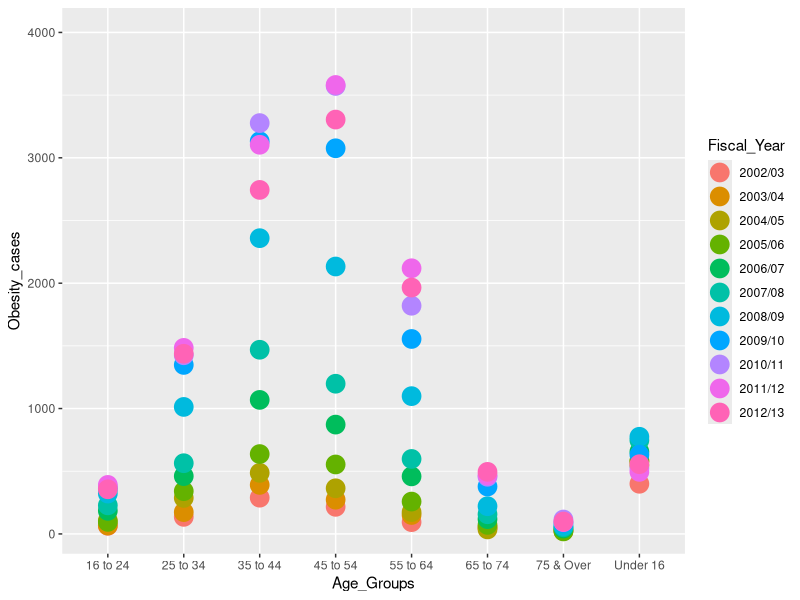
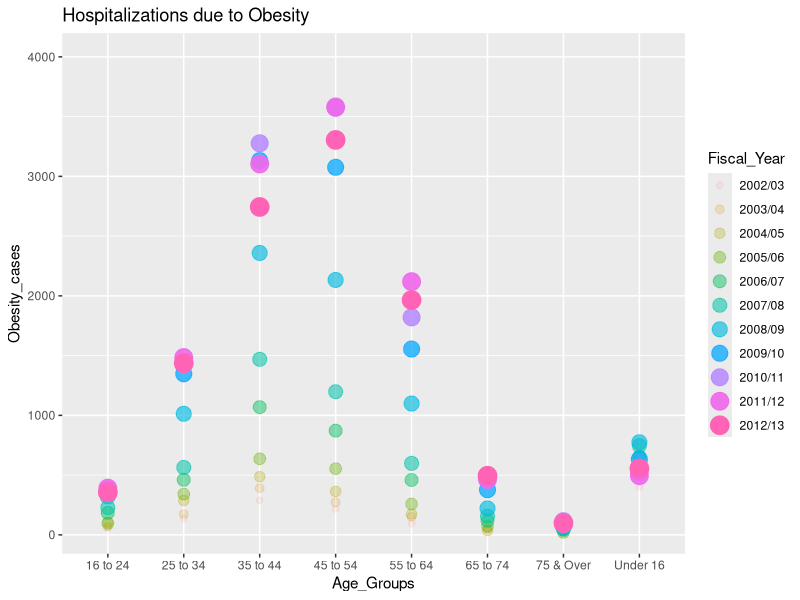
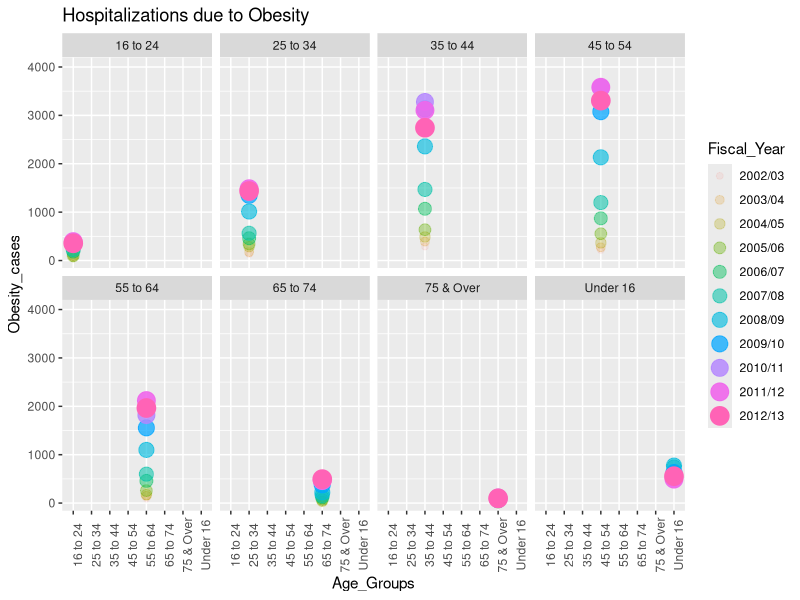
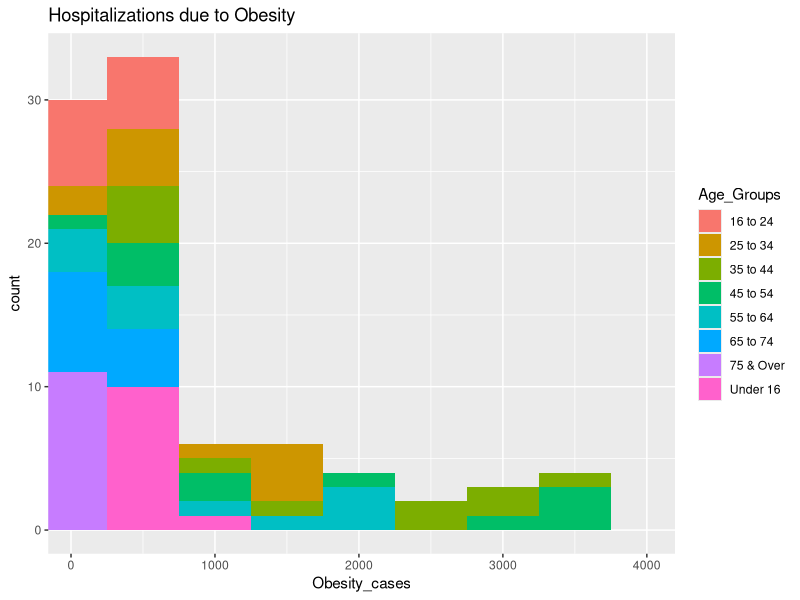
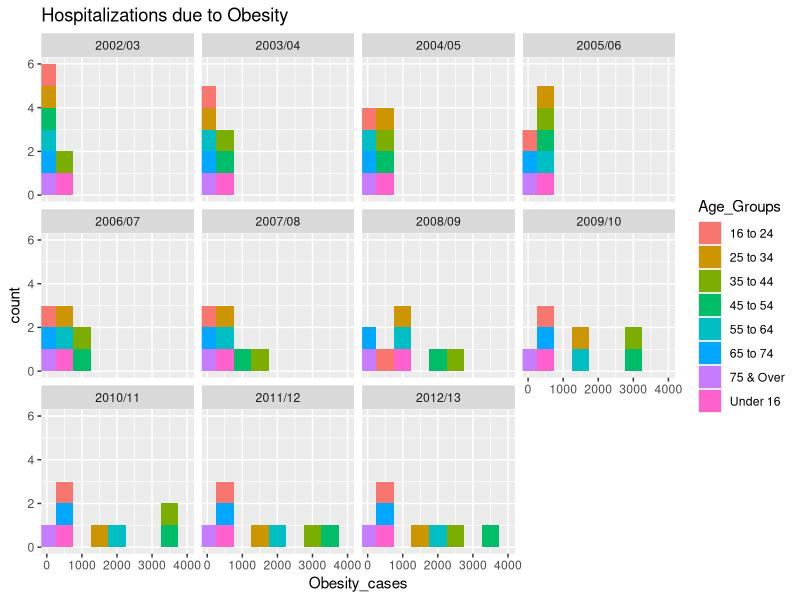
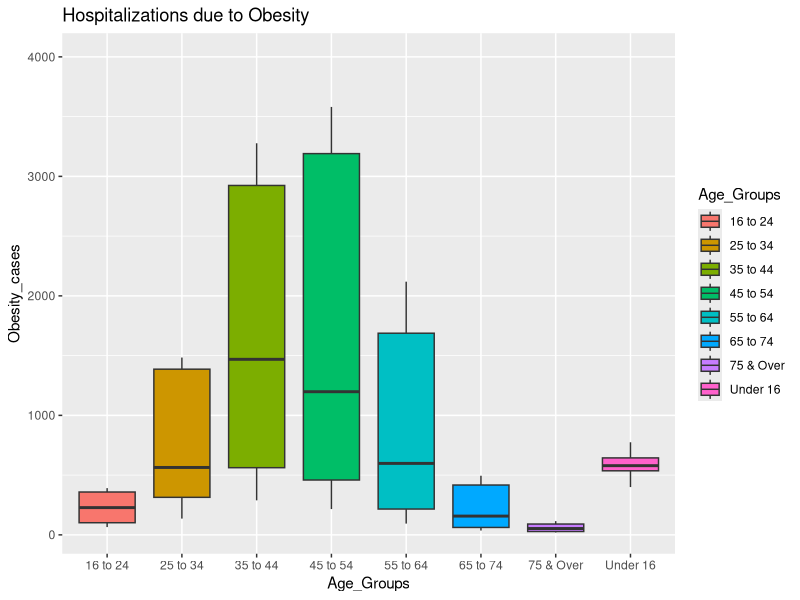
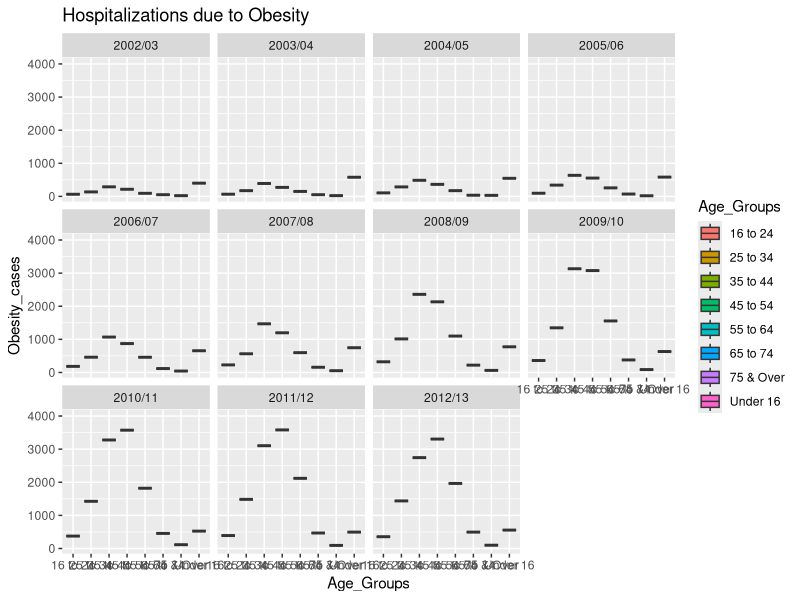

R code for these plots, in order: (Note: this script raises an error after producing the figures.)
## ---- chunk 1
knitr::opts_chunk$set(echo = TRUE)
## ---- chunk 2
library(tidyverse)
library(dplyr)

Obesity1<- read.csv("obes-phys-acti-diet-eng-2014-tab_csv.csv",header =TRUE, stringsAsFactors= FALSE, skip=37, nrows= 13)
str(Obesity1)
colnames(Obesity1)
Obesity2<-Obesity1 %>% rename(Fiscal_Year= X, "Under 16" = Under.16,
                             "16 to 24"= X16.24, "25 to 34" = X25.34,
                             "35 to 44" = X35.44,"45 to 54" = X45.54,
                             "55 to 64" = X55.64,"65 to 74" = X65.74,
                             "75 & Over" = X75.and.over) %>%
  select(1:10) %>% slice(-1)
Obesity3<-Obesity2%>% 
  slice(-12) %>%
  gather(key="Age_Groups", value="Obesity_cases", -1,-2, na.rm=TRUE)

## Used global substitution function to change the character strings into numeric inroder to analyze them. dplyr as.numeric did not work well with numbers withi rows that have a comma(,) in them i.e.2,567

Obesity3$Total<-as.numeric(as.character(gsub(",", "",Obesity3$Total)))
Obesity3$Obesity_cases<-as.numeric(as.character(gsub(",", "",Obesity3$Obesity_cases)))

## ---- chunk 3
library(tidyverse)
Obesity3 %>%
  ggplot(aes(y=Obesity_cases, x=Age_Groups, color=Fiscal_Year)) + geom_point(size=6) +coord_cartesian(ylim=c(40,4000))

## Changing the size and tranparency of the marker's help magnify the impact of the fiscal year on Obesity hospitalizations.

Obesity3 %>%
  ggplot(aes(y=Obesity_cases, x=Age_Groups, size=Fiscal_Year,color=Fiscal_Year, alpha=Fiscal_Year)) + geom_point() +coord_cartesian(ylim=c(40,4000)) + ggtitle("Hospitalizations due to Obesity")

## Combining Facet wrap with the scatter plot by using Age Groups as a third variable.

Obesity3 %>%
  ggplot(aes(y=Obesity_cases, x=Age_Groups, size=Fiscal_Year,color=Fiscal_Year, alpha=Fiscal_Year)) + geom_point() +coord_cartesian(ylim=c(40,4000)) + ggtitle("Hospitalizations due to Obesity") + facet_wrap(~Age_Groups, nrow=2) + theme(axis.text.x = element_text(angle=90))


## Histogram does not do a good job of easily discriminating between the Age groups.

Obesity3 %>%
  ggplot(aes(x =Obesity_cases, fill=Age_Groups )) + geom_histogram(binwidth = 500) + coord_cartesian(xlim=c(40,4000)) + ggtitle("Hospitalizations due to Obesity")

##Facet wrapping of the histogram helps deconvolute the data and establishes a pattern.

Obesity3 %>%
  ggplot(aes(x =Obesity_cases, fill=Age_Groups )) + geom_histogram(binwidth = 500) + coord_cartesian(xlim=c(40,4000)) + ggtitle("Hospitalizations due to Obesity") + facet_wrap(~Fiscal_Year,nrow=3)

## Boxplots are another means to decribe the data in a way that helps easily visualize trends.

Obesity3 %>%
  ggplot(aes(y =Obesity_cases, x=Age_Groups, fill=Age_Groups )) + geom_boxplot() + coord_cartesian(ylim=c(40,4000)) + ggtitle("Hospitalizations due to Obesity")

Obesity3 %>%
  ggplot(aes(y =Obesity_cases, x=Age_Groups, fill=Age_Groups )) + geom_boxplot() + coord_cartesian(ylim=c(40,4000)) + ggtitle("Hospitalizations due to Obesity") + facet_wrap(~Fiscal_Year, nrow=3)


Obesity4<-Obesity3 %>% 
  group_by(Age_Groups) %>% 
  summarise(Obesity_Min = min(Obesity_cases),
            Obesity_mean = round(mean(Obesity_cases)),
            Obesity_max = max(Obesity_cases)) %>%
  ungroup()%>%
  mutate(Std.dev = sd(Obesity_cases),
         COV = round((Std.dev/Obesity_mean),digits =2))
head(Obesity4)
## To keep to the original format of the data, i assigned a sorting mechanism to an object called *reorder*, and then used the slice(match()) functions to rearrange them in my desired order. R naturally arranges rows based on numerics first, and strings second.
reorder<-c("Under 16", "16 to 24", "25 to 34", "35 to 44", "45 to 54", "55 to 64", "65 to 74", "75 & Over")
Obesity4%>% slice(match(reorder, Age_Groups))

## Scatter plot of obesity cases in different Age groups when the data is summarized using measures of central tendancy or 5 number summary.

Obesity4 %>%
  ggplot() + geom_point(mapping=aes(y=Obesity_mean, x=Age_Groups,color="red"),size=4) + geom_point(mapping = aes(y=Obesity_Min, x=Age_Groups,color="blue"),size=2) + geom_point(mapping = aes(y=Obesity_max, x=Age_Groups,color="green"), size=6) + coord_cartesian(ylim=c(40,4500)) + labs(y="Obesity Cases") + scale_colour_manual(name = 'Summary_Stat', 
         values =c('green'='green','red'='red','blue'='blue'), labels = c('Min','Max','Mean')) +
  ggtitle("Summarized Hospitalization cases with respect to Age Groups")

##Scatter plot with the standard error showing very poor correlation between coefficient of variation(COV) and average number of hospitalizations.

Obesity4 %>%
  ggplot() + geom_point(mapping=aes(y=Obesity_mean, x=COV,color=Age_Groups),size=4) + geom_smooth(aes(y=Obesity_mean, x=COV),method = "lm", se =TRUE, color = "black") + coord_cartesian(ylim=c(40,2500)) + labs(y="Average number of cases") +
  ggtitle("Summarized Hospitalization cases with respect to Age Groups")


##Scatter plot with the standard error showing very positive correlation between standard deviation and average number of hospitalizations.

Obesity4 %>% 
  ggplot() + geom_point(mapping=aes(y=Obesity_mean, x=Std.dev,color=Age_Groups),size=4) + geom_smooth(aes(y=Obesity_mean, x=Std.dev),method = "lm", se =TRUE, color = "black") + coord_cartesian(ylim=c(40,2500)) + labs(y="Average number of cases") +
  ggtitle("Summarized Hospitalization cases with respect to Age Groups")


